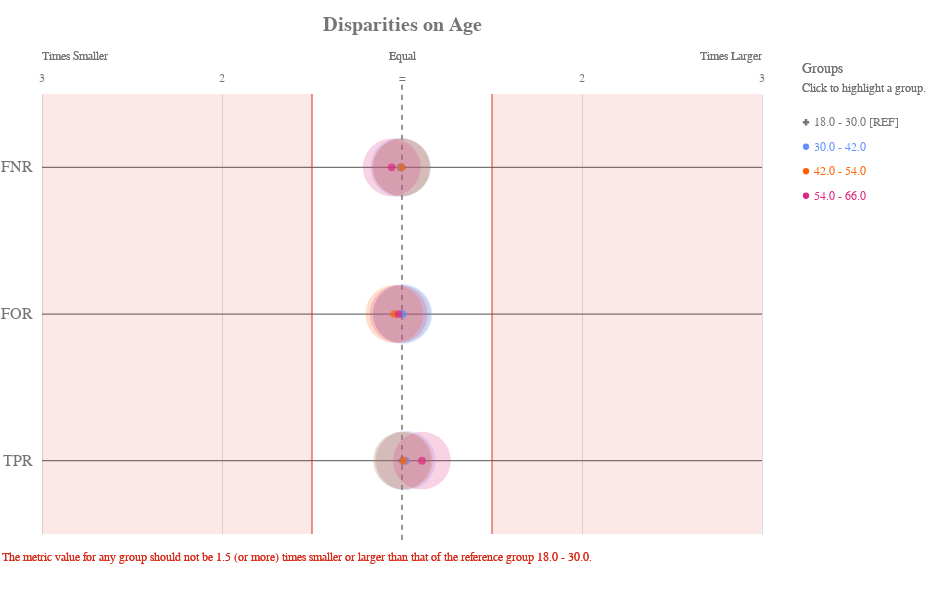

The code cell stored with this chart in its notebook:
### Code cell
ap.disparity(grupo_definido, metrics, 'age', fairness_threshold = disparity_tolerance)

### Figure 1 — Vega-Lite specification as saved in the notebook (floating-point values rounded to 4 significant figures)
{"config": {"view": {"continuousWidth": 400, "continuousHeight": 300, "strokeWidth": 0}, "axisLeft": {"labelColor": "rgb(117,117,117)", "labelFont": "Arial", "labelFontSize": 16}, "title": {"align": "center", "baseline": "middle", "color": "rgb(117,117,117)", "font": "Arial", "fontSize": 20, "fontWeight": "bold"}}, "layer": [{"data": {"name": "data-f13954335fe7cb3d572699dbbbe0ffdc"}, "mark": {"type": "rule", "stroke": "rgb(117,117,117)", "strokeWidth": 1.25, "tooltip": ""}, "encoding": {"x": {"type": "quantitative", "field": "x", "scale": {"domain": [-2, 2], "range": [40.0, 760.0]}}, "x2": {"field": "x2"}, "y": {"type": "nominal", "axis": {"domain": false, "labelAngle": 0, "labelPadding": -30, "orient": "left", "ticks": false, "title": ""}, "field": "metric", "scale": {"domain": ["FNR", "FOR", "TPR"], "range": [55.0, 495.0]}}}}, {"data": {"name": "data-79dd248bdaa0ea02c535240e8ad022c8"}, "mark": {"type": "rule", "stroke": "rgb(117,117,117)", "strokeDash": [5, 5], "strokeWidth": 1}, "encoding": {"tooltip": {"value": "18.0 - 30.0 [REF]"}, "x": {"value": 400.0}, "y": {"value": 45.83}, "y2": {"value": 504.2}}}, {"data": {"name": "data-c233327f4cd9b4c2df31bf8015c83e4a"}, "mark": {"type": "text", "align": "center", "color": "rgb(117,117,117)", "font": "Arial", "fontSize": 12, "fontWeight": "normal", "tooltip": ""}, "encoding": {"text": {"type": "nominal", "field": "label"}, "x": {"type": "quantitative", "field": "value", "scale": {"domain": [-2, 2], "range": [40.0, 760.0]}}, "y": {"value": 38.5}}}, {"layer": [{"mark": {"type": "text", "align": "left", "fill": "rgb(117,117,117)", "font": "Arial", "fontSize": 12, "fontWeight": "normal", "tooltip": ""}, "encoding": {"text": {"value": "Times Smaller"}, "x": {"value": 40.0}, "y": {"value": 16.5}}}, {"mark": {"type": "text", "align": "right", "fill": "rgb(117,117,117)", "font": "Arial", "fontSize": 12, "fontWeight": "normal", "tooltip": ""}, "encoding": {"text": {"value": "Times Larger"}, "x": {"value": 760.0}, "y": {"value": 16.5}}}, {"mark": {"type": "text", "align": "center", "fill": "rgb(117,117,117)", "font": "Arial", "fontSize": 12, "fontWeight": "normal", "tooltip": ""}, "encoding": {"text": {"value": "Equal"}, "x": {"value": 400.0}, "y": {"value": 16.5}}}], "data": {"name": "data-79dd248bdaa0ea02c535240e8ad022c8"}}, {"layer": [{"mark": {"type": "rule", "opacity": 0.8, "stroke": "rgb(217, 46, 28)", "strokeWidth": 1.25, "tooltip": ""}, "encoding": {"x": {"type": "quantitative", "field": "min", "scale": {"domain": [-2, 2], "range": [40.0, 760.0]}}, "y": {"value": 55.0}, "y2": {"value": 495.0}}}, {"mark": {"type": "rule", "opacity": 0.8, "stroke": "rgb(217, 46, 28)", "strokeWidth": 1.25, "tooltip": ""}, "encoding": {"x": {"type": "quantitative", "field": "max", "scale": {"domain": [-2, 2], "range": [40.0, 760.0]}}, "y": {"value": 55.0}, "y2": {"value": 495.0}}}, {"layer": [{"mark": {"type": "rect", "fill": "rgb(217, 46, 28)", "opacity": 0.1, "tooltip": ""}, "encoding": {"x": {"type": "quantitative", "field": "min", "scale": {"domain": [-2, 2], "range": [40.0, 760.0]}}, "x2": {"field": "lower_end"}, "y": {"value": 55.0}, "y2": {"value": 495.0}}}, {"mark": {"type": "rect", "fill": "rgb(217, 46, 28)", "opacity": 0.1, "tooltip": ""}, "encoding": {"x": {"type": "quantitative", "field": "max", "scale": {"domain": [-2, 2], "range": [40.0, 760.0]}}, "x2": {"field": "upper_end"}, "y": {"value": 55.0}, "y2": {"value": 495.0}}}]}, {"data": {"name": "data-79dd248bdaa0ea02c535240e8ad022c8"}, "mark": {"type": "text", "align": "left", "baseline": "top", "fill": "rgb(217, 46, 28)", "font": "Arial", "fontSize": 12, "fontWeight": "normal", "tooltip": ""}, "encoding": {"text": {"value": "The metric value for any group should not be 1.5 (or more) times smaller or larger than that of the reference group 18.0 - 30.0."}, "x": {"value": 0}, "y": {"value": 513.3}}}], "data": {"name": "data-11d5890412809b582c0a6b685ba430ea"}}, {"layer": [{"mark": "circle"}, {"data": {"name": "data-15d3da3b5c93d9dcb8665c74e41a36fc"}, "mark": {"type": "circle", "opacity": 0.2}, "encoding": {"color": {"condition": {"type": "nominal", "field": "attribute_value", "legend": null, "scale": {"domain": ["18.0 - 30.0", "30.0 - 42.0", "42.0 - 54.0", "54.0 - 66.0"], "range": ["rgb(117,117,117)", "rgb(100, 143, 255)", "rgb(254, 97, 0)", "rgb(220, 38, 127)", "rgb(255, 176, 0)", "rgb(120, 94, 240)"]}, "selection": "selector225"}, "value": "rgb(224,224,224)"}, "size": {"type": "quantitative", "field": "group_size", "legend": null, "scale": {"domain": [0, 3743.0], "range": [0, 4224.0]}}, "tooltip": [{"type": "nominal", "field": "attribute_value", "title": "Group"}, {"type": "nominal", "field": "tooltip_group_size", "title": "Group Size"}, {"type": "nominal", "field": "tooltip_disparity_explanation_fnr", "title": "Disparity"}, {"type": "quantitative", "field": "fnr", "format": ".2f", "title": "FNR"}], "x": {"type": "quantitative", "axis": {"domain": false, "labels": false, "ticks": false, "title": null, "values": [1, 2, -2, -1]}, "field": "fnr_disparity_scaled", "scale": {"domain": [-2, 2], "range": [40.0, 760.0]}}, "y": {"type": "nominal", "axis": {"domain": false, "grid": false, "labels": false, "ticks": false, "title": " "}, "field": "metric_variable", "scale": {"domain": ["FNR", "FOR", "TPR"], "range": [55.0, 495.0]}}}, "selection": {"selector227": {"type": "multi", "empty": "all", "fields": ["attribute_value"]}}, "transform": [{"calculate": "'FNR'", "as": "metric_variable"}]}, {"data": {"name": "data-15d3da3b5c93d9dcb8665c74e41a36fc"}, "mark": {"type": "circle", "opacity": 0.2}, "encoding": {"color": {"condition": {"type": "nominal", "field": "attribute_value", "legend": null, "scale": {"domain": ["18.0 - 30.0", "30.0 - 42.0", "42.0 - 54.0", "54.0 - 66.0"], "range": ["rgb(117,117,117)", "rgb(100, 143, 255)", "rgb(254, 97, 0)", "rgb(220, 38, 127)", "rgb(255, 176, 0)", "rgb(120, 94, 240)"]}, "selection": "selector225"}, "value": "rgb(224,224,224)"}, "size": {"type": "quantitative", "field": "group_size", "legend": null, "scale": {"domain": [0, 3743.0], "range": [0, 4224.0]}}, "tooltip": [{"type": "nominal", "field": "attribute_value", "title": "Group"}, {"type": "nominal", "field": "tooltip_group_size", "title": "Group Size"}, {"type": "nominal", "field": "tooltip_disparity_explanation_for", "title": "Disparity"}, {"type": "quantitative", "field": "for", "format": ".2f", "title": "FOR"}], "x": {"type": "quantitative", "axis": {"domain": false, "labels": false, "ticks": false, "title": null, "values": [1, 2, -2, -1]}, "field": "for_disparity_scaled", "scale": {"domain": [-2, 2], "range": [40.0, 760.0]}}, "y": {"type": "nominal", "axis": {"domain": false, "grid": false, "labels": false, "ticks": false, "title": " "}, "field": "metric_variable", "scale": {"domain": ["FNR", "FOR", "TPR"], "range": [55.0, 495.0]}}}, "selection": {"selector229": {"type": "multi", "empty": "all", "fields": ["attribute_value"]}}, "transform": [{"calculate": "'FOR'", "as": "metric_variable"}]}, {"data": {"name": "data-15d3da3b5c93d9dcb8665c74e41a36fc"}, "mark": {"type": "circle", "opacity": 0.2}, "encoding": {"color": {"condition": {"type": "nominal", "field": "attribute_value", "legend": null, "scale": {"domain": ["18.0 - 30.0", "30.0 - 42.0", "42.0 - 54.0", "54.0 - 66.0"], "range": ["rgb(117,117,117)", "rgb(100, 143, 255)", "rgb(254, 97, 0)", "rgb(220, 38, 127)", "rgb(255, 176, 0)", "rgb(120, 94, 240)"]}, "selection": "selector225"}, "value": "rgb(224,224,224)"}, "size": {"type": "quantitative", "field": "group_size", "legend": null, "scale": {"domain": [0, 3743.0], "range": [0, 4224.0]}}, "tooltip": [{"type": "nominal", "field": "attribute_value", "title": "Group"}, {"type": "nominal", "field": "tooltip_group_size", "title": "Group Size"}, {"type": "nominal", "field": "tooltip_disparity_explanation_tpr", "title": "Disparity"}, {"type": "quantitative", "field": "tpr", "format": ".2f", "title": "TPR"}], "x": {"type": "quantitative", "axis": {"domain": false, "labels": false, "ticks": false, "title": null, "values": [1, 2, -2, -1]}, "field": "tpr_disparity_scaled", "scale": {"domain": [-2, 2], "range": [40.0, 760.0]}}, "y": {"type": "nominal", "axis": {"domain": false, "grid": false, "labels": false, "ticks": false, "title": " "}, "field": "metric_variable", "scale": {"domain": ["FNR", "FOR", "TPR"], "range": [55.0, 495.0]}}}, "selection": {"selector231": {"type": "multi", "empty": "all", "fields": ["attribute_value"]}}, "transform": [{"calculate": "'TPR'", "as": "metric_variable"}]}, {"layer": [{"mark": "point"}, {"data": {"name": "data-15d3da3b5c93d9dcb8665c74e41a36fc"}, "mark": {"type": "point", "filled": true, "size": 60}, "encoding": {"color": {"condition": {"type": "nominal", "field": "attribute_value", "legend": null, "scale": {"domain": ["18.0 - 30.0", "30.0 - 42.0", "42.0 - 54.0", "54.0 - 66.0"], "range": ["rgb(117,117,117)", "rgb(100, 143, 255)", "rgb(254, 97, 0)", "rgb(220, 38, 127)", "rgb(255, 176, 0)", "rgb(120, 94, 240)"]}, "selection": "selector225"}, "value": "rgb(224,224,224)"}, "shape": {"type": "nominal", "field": "attribute_value", "legend": null, "scale": {"domain": ["18.0 - 30.0", "30.0 - 42.0", "42.0 - 54.0", "54.0 - 66.0"], "range": ["cross", "circle", "circle", "circle"]}}, "tooltip": [{"type": "nominal", "field": "attribute_value", "title": "Group"}, {"type": "nominal", "field": "tooltip_group_size", "title": "Group Size"}, {"type": "nominal", "field": "tooltip_disparity_explanation_fnr", "title": "Disparity"}, {"type": "quantitative", "field": "fnr", "format": ".2f", "title": "FNR"}], "x": {"type": "quantitative", "axis": {"domain": false, "labels": false, "ticks": false, "title": null, "values": [1, 2, -2, -1]}, "field": "fnr_disparity_scaled", "scale": {"domain": [-2, 2], "range": [40.0, 760.0]}}, "y": {"type": "nominal", "axis": {"domain": false, "grid": false, "labels": false, "ticks": false, "title": " "}, "field": "metric_variable", "scale": {"domain": ["FNR", "FOR", "TPR"], "range": [55.0, 495.0]}}}, "selection": {"selector226": {"type": "multi", "empty": "all", "fields": ["attribute_value"]}}, "transform": [{"calculate": "'FNR'", "as": "metric_variable"}]}, {"data": {"name": "data-15d3da3b5c93d9dcb8665c74e41a36fc"}, "mark": {"type": "point", "filled": true, "size": 60}, "encoding": {"color": {"condition": {"type": "nominal", "field": "attribute_value", "legend": null, "scale": {"domain": ["18.0 - 30.0", "30.0 - 42.0", "42.0 - 54.0", "54.0 - 66.0"], "range": ["rgb(117,117,117)", "rgb(100, 143, 255)", "rgb(254, 97, 0)", "rgb(220, 38, 127)", "rgb(255, 176, 0)", "rgb(120, 94, 240)"]}, "selection": "selector225"}, "value": "rgb(224,224,224)"}, "shape": {"type": "nominal", "field": "attribute_value", "legend": null, "scale": {"domain": ["18.0 - 30.0", "30.0 - 42.0", "42.0 - 54.0", "54.0 - 66.0"], "range": ["cross", "circle", "circle", "circle"]}}, "tooltip": [{"type": "nominal", "field": "attribute_value", "title": "Group"}, {"type": "nominal", "field": "tooltip_group_size", "title": "Group Size"}, {"type": "nominal", "field": "tooltip_disparity_explanation_for", "title": "Disparity"}, {"type": "quantitative", "field": "for", "format": ".2f", "title": "FOR"}], "x": {"type": "quantitative", "axis": {"domain": false, "labels": false, "ticks": false, "title": null, "values": [1, 2, -2, -1]}, "field": "for_disparity_scaled", "scale": {"domain": [-2, 2], "range": [40.0, 760.0]}}, "y": {"type": "nominal", "axis": {"domain": false, "grid": false, "labels": false, "ticks": false, "title": " "}, "field": "metric_variable", "scale": {"domain": ["FNR", "FOR", "TPR"], "range": [55.0, 495.0]}}}, "selection": {"selector228": {"type": "multi", "empty": "all", "fields": ["attribute_value"]}}, "transform": [{"calculate": "'FOR'", "as": "metric_variable"}]}, {"data": {"name": "data-15d3da3b5c93d9dcb8665c74e41a36fc"}, "mark": {"type": "point", "filled": true, "size": 60}, "encoding": {"color": {"condition": {"type": "nominal", "field": "attribute_value", "legend": null, "scale": {"domain": ["18.0 - 30.0", "30.0 - 42.0", "42.0 - 54.0", "54.0 - 66.0"], "range": ["rgb(117,117,117)", "rgb(100, 143, 255)", "rgb(254, 97, 0)", "rgb(220, 38, 127)", "rgb(255, 176, 0)", "rgb(120, 94, 240)"]}, "selection": "selector225"}, "value": "rgb(224,224,224)"}, "shape": {"type": "nominal", "field": "attribute_value", "legend": null, "scale": {"domain": ["18.0 - 30.0", "30.0 - 42.0", "42.0 - 54.0", "54.0 - 66.0"], "range": ["cross", "circle", "circle", "circle"]}}, "tooltip": [{"type": "nominal", "field": "attribute_value", "title": "Group"}, {"type": "nominal", "field": "tooltip_group_size", "title": "Group Size"}, {"type": "nominal", "field": "tooltip_disparity_explanation_tpr", "title": "Disparity"}, {"type": "quantitative", "field": "tpr", "format": ".2f", "title": "TPR"}], "x": {"type": "quantitative", "axis": {"domain": false, "labels": false, "ticks": false, "title": null, "values": [1, 2, -2, -1]}, "field": "tpr_disparity_scaled", "scale": {"domain": [-2, 2], "range": [40.0, 760.0]}}, "y": {"type": "nominal", "axis": {"domain": false, "grid": false, "labels": false, "ticks": false, "title": " "}, "field": "metric_variable", "scale": {"domain": ["FNR", "FOR", "TPR"], "range": [55.0, 495.0]}}}, "selection": {"selector230": {"type": "multi", "empty": "all", "fields": ["attribute_value"]}}, "transform": [{"calculate": "'TPR'", "as": "metric_variable"}]}]}]}, {"layer": [{"mark": {"type": "point", "filled": true, "opacity": 1, "size": 39.48}, "encoding": {"color": {"condition": {"type": "nominal", "field": "attribute_value", "legend": null, "scale": {"domain": ["18.0 - 30.0", "30.0 - 42.0", "42.0 - 54.0", "54.0 - 66.0"], "range": ["rgb(117,117,117)", "rgb(100, 143, 255)", "rgb(254, 97, 0)", "rgb(220, 38, 127)", "rgb(255, 176, 0)", "rgb(120, 94, 240)"]}, "selection": "selector225"}, "value": "rgb(224,224,224)"}, "shape": {"type": "nominal", "field": "attribute_value", "legend": null, "scale": {"domain": ["18.0 - 30.0", "30.0 - 42.0", "42.0 - 54.0", "54.0 - 66.0"], "range": ["cross", "circle", "circle", "circle"]}}, "x": {"value": 804}, "y": {"type": "nominal", "axis": {"domain": false, "grid": false, "labels": false, "ticks": false, "title": " "}, "field": "attribute_value", "scale": {"domain": ["18.0 - 30.0", "30.0 - 42.0", "42.0 - 54.0", "54.0 - 66.0"], "range": [71, 169]}}}, "selection": {"selector225": {"type": "multi", "empty": "all", "fields": ["attribute_value"]}}}, {"mark": {"type": "text", "align": "left", "baseline": "middle", "font": "Arial", "fontSize": 12, "fontWeight": "normal"}, "encoding": {"color": {"condition": {"type": "nominal", "field": "attribute_value", "legend": null, "scale": {"domain": ["18.0 - 30.0", "30.0 - 42.0", "42.0 - 54.0", "54.0 - 66.0"], "range": ["rgb(117,117,117)", "rgb(100, 143, 255)", "rgb(254, 97, 0)", "rgb(220, 38, 127)", "rgb(255, 176, 0)", "rgb(120, 94, 240)"]}, "selection": "selector225"}, "value": "rgb(224,224,224)"}, "text": {"type": "nominal", "field": "label"}, "x": {"value": 812}, "y": {"type": "nominal", "axis": {"domain": false, "grid": false, "labels": false, "ticks": false, "title": " "}, "field": "attribute_value", "scale": {"domain": ["18.0 - 30.0", "30.0 - 42.0", "42.0 - 54.0", "54.0 - 66.0"], "range": [71, 169]}}}, "selection": {"selector232": {"type": "multi", "empty": "all", "fields": ["attribute_value"]}}}, {"data": {"name": "data-79dd248bdaa0ea02c535240e8ad022c8"}, "mark": {"type": "text", "align": "left", "baseline": "middle", "color": "rgb(117,117,117)", "font": "Arial", "fontSize": 12, "fontWeight": "normal"}, "encoding": {"text": {"value": "Click to highlight a group."}, "x": {"value": 800}, "y": {"value": 49}}}, {"data": {"name": "data-79dd248bdaa0ea02c535240e8ad022c8"}, "mark": {"type": "text", "align": "left", "baseline": "middle", "color": "rgb(117,117,117)", "font": "Arial", "fontSize": 14, "fontWeight": "normal"}, "encoding": {"text": {"value": "Groups"}, "x": {"value": 800}, "y": {"value": 30}}}], "data": {"name": "data-f0b0dfacd05fca9e645c136656164c58"}}], "height": 550, "padding": {"top": 15, "bottom": 10}, "resolve": {"scale": {"size": "independent", "y": "independent"}}, "title": "Disparities on Age", "width": 800, "$schema": "https://vega.github.io/schema/vega-lite/v4.8.1.json", "datasets": {"data-f13954335fe7cb3d572699dbbbe0ffdc": [{"metric": "FNR", "x": -2, "x2": 2}, {"metric": "FOR", "x": -2, "x2": 2}, {"metric": "TPR", "x": -2, "x2": 2}], "data-79dd248bdaa0ea02c535240e8ad022c8": [{"a": 1, "b": 0}, {"a": 1, "b": 0}], "data-c233327f4cd9b4c2df31bf8015c83e4a": [{"value": 1, "label": 2}, {"value": 2, "label": 3}, {"value": -2, "label": 3}, {"value": -1, "label": 2}, {"value": 0, "label": "="}], "data-11d5890412809b582c0a6b685ba430ea": [{"min": -0.5, "max": 0.5, "lower_end": -2, "upper_end": 2}], "data-15d3da3b5c93d9dcb8665c74e41a36fc": [{"attribute_name": "age", "attribute_value": "18.0 - 30.0", "group_size": 2960, "total_entities": 11987, "fnr": 0.672, "for": 0.2214, "tpr": 0.328, "fnr_disparity": 1.0, "for_disparity": 1.0, "tpr_disparity": 1.0, "fnr_disparity_scaled": 0.0, "for_disparity_scaled": 0.0, "tpr_disparity_scaled": 0.0, "tooltip_group_size": "2,960 (24.69%)", "tooltip_disparity_explanation_fnr": "Reference group", "tooltip_disparity_explanation_for": "Reference group", "tooltip_disparity_explanation_tpr": "Reference group"}, {"attribute_name": "age", "attribute_value": "30.0 - 42.0", "group_size": 3119, "total_entities": 11987, "fnr": 0.6651, "for": 0.2223, "tpr": 0.3349, "fnr_disparity": 0.9897, "for_disparity": 1.004, "tpr_disparity": 1.021, "fnr_disparity_scaled": -0.01042, "for_disparity_scaled": 0.00388, "tpr_disparity_scaled": 0.02113, "tooltip_group_size": "3,119 (26.02%)", "tooltip_disparity_explanation_fnr": "1.01 times smaller FNR than the reference group", "tooltip_disparity_explanation_for": "1.00 times larger FOR than the reference group", "tooltip_disparity_explanation_tpr": "1.02 times larger TPR than the reference group"}, {"attribute_name": "age", "attribute_value": "42.0 - 54.0", "group_size": 2958, "total_entities": 11987, "fnr": 0.6688, "for": 0.2123, "tpr": 0.3312, "fnr_disparity": 0.9952, "for_disparity": 0.9587, "tpr_disparity": 1.01, "fnr_disparity_scaled": -0.00485, "for_disparity_scaled": -0.04306, "tpr_disparity_scaled": 0.00989, "tooltip_group_size": "2,958 (24.68%)", "tooltip_disparity_explanation_fnr": "1.00 times smaller FNR than the reference group", "tooltip_disparity_explanation_for": "1.04 times smaller FOR than the reference group", "tooltip_disparity_explanation_tpr": "1.01 times larger TPR than the reference group"}, {"attribute_name": "age", "attribute_value": "54.0 - 66.0", "group_size": 2950, "total_entities": 11987, "fnr": 0.6357, "for": 0.2173, "tpr": 0.3643, "fnr_disparity": 0.9459, "for_disparity": 0.9814, "tpr_disparity": 1.111, "fnr_disparity_scaled": -0.05717, "for_disparity_scaled": -0.019, "tpr_disparity_scaled": 0.1108, "tooltip_group_size": "2,950 (24.61%)", "tooltip_disparity_explanation_fnr": "1.06 times smaller FNR than the reference group", "tooltip_disparity_explanation_for": "1.02 times smaller FOR than the reference group", "tooltip_disparity_explanation_tpr": "1.11 times larger TPR than the reference group"}], "data-f0b0dfacd05fca9e645c136656164c58": [{"attribute_value": "18.0 - 30.0", "label": "18.0 - 30.0 [REF]"}, {"attribute_value": "30.0 - 42.0", "label": "30.0 - 42.0"}, {"attribute_value": "42.0 - 54.0", "label": "42.0 - 54.0"}, {"attribute_value": "54.0 - 66.0", "label": "54.0 - 66.0"}]}}
